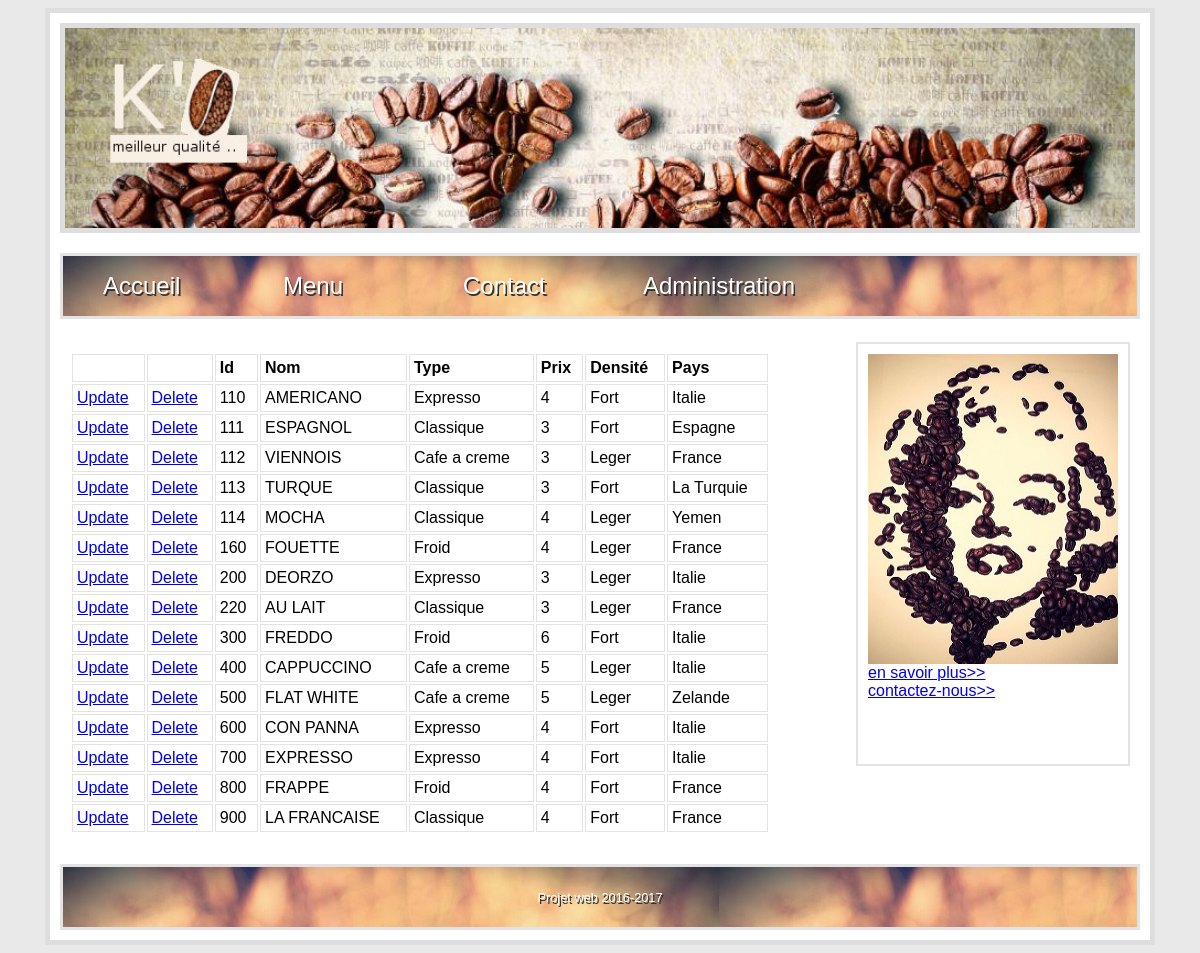
/CoffeeOverview.php, run on the app's committed database.
### tables this page shows
CREATE TABLE `coffee` (
  `id` int(11) NOT NULL,
  `name` varchar(30) NOT NULL,
  `type` varchar(15) NOT NULL,
  `price` int(10) NOT NULL,
  `roast` varchar(10) NOT NULL,
  `country` varchar(10) NOT NULL,
  `image` text NOT NULL,
  `review` text NOT NULL
);

### CoffeeOverview.php (called while the page is built, shortened)
<?php
include './Controller/CoffeeController.php';
$coffeeController = new CoffeeController();
$content = $coffeeController->CreateOverviewTable();
include './Template.php';
?>

### Model/CoffeeModel.php (called while the page is built, shortened)
<?php
require ("Entities/CoffeeEntity.php");
class CoffeeModel {
    function GetCoffeeByType($type) {
        require ('Credentials.php');
        $link=mysqli_connect($host, $user, $passwd) or die(mysql_error);
        mysqli_select_db($link,$database);
        $query = "SELECT * FROM coffee WHERE type LIKE '$type'";
        $result = mysqli_query($link,$query) or die(mysql_error());
        $coffeeArray = array();
        while ($row = mysqli_fetch_array($result)) {
            $id = $row[0];
            $name = $row[1];
            $type = $row[2];
            $price = $row[3];
            $roast = $row[4];
            $country = $row[5];
            $image = $row[6];
            $review = $row[7];
            $coffee = new CoffeeEntity($id, $name, $type, $price, $roast, $country, $image, $review);
            array_push($coffeeArray, $coffee);
        }
        return $coffeeArray;
    }
}
?>

### Model/Credentials.php (called while the page is built, shortened)
<?php
$database = "coffeedb";
?>

### Entities/CoffeeEntity.php (called while the page is built, shortened)
<?php
class CoffeeEntity
{
    function __construct($id, $name, $type, $price, $roast, $country, $image, $review) {
        $this->id = $id;
        $this->name = $name;
        $this->type = $type;
        $this->price = $price;
        $this->roast = $roast;
        $this->country = $country;
    }
}
?>

### Controller/CoffeeController.php (the view, shortened to what this page needs)
<?php
require ("Model/CoffeeModel.php");
class CoffeeController {
    function CreateOverviewTable() {
        $result = "
            <table class='overViewTable'>
                <tr>
                    <td></td>
                    <td></td>
                    <td><b>Id</b></td>
                    <td><b>Nom</b></td>
                    <td><b>Type</b></td>
                    <td><b>Prix</b></td>
                    <td><b>Densité</b></td>
                    <td><b>Pays</b></td>
                </tr>";
        $coffeeArray = $this->GetCoffeeByType('%');
        foreach ($coffeeArray as $key => $value) {
            $result = $result .
                    "<tr>
                        <td><a href='CoffeeAdd.php?update=$value->id'>Update</a></td>
                        <td><a href='#' onclick='showConfirm($value->id)'>Delete</a></td>
                        <td>$value->id</td>
                        <td>$value->name</td>
                        <td>$value->type</td>
                        <td>$value->price</td>
                        <td>$value->roast</td>
                        <td>$value->country</td>
                    </tr>";
        }
        $result = $result . "</table>";
        return $result;
    }
    function GetCoffeeByType($type) {
        $coffeeModel = new CoffeeModel();
        return $coffeeModel->GetCoffeeByType($type);
    }
}
?>

### Styles/Stylesheet.css (style rules this page uses)
body { font-family: lucida grande ,tahoma,verdana,arial,sans-serif; background-color: #e9e9e9; }
.overViewTable { width: 700px; }
.overViewTable tr { padding: 4px; }
.overViewTable td { padding: 4px; border: 1px solid #E3E3E3; }

### data on the page
coffee: id "110", name "AMERICANO", type "Expresso", price "4", roast "Fort", country "Italie"
coffee: id "111", name "ESPAGNOL", type "Classique", price "3", roast "Fort", country "Espagne"
coffee: id "112", name "VIENNOIS", type "Cafe a creme", price "3", roast "Leger", country "France"
coffee: id "113", name "TURQUE", type "Classique", price "3", roast "Fort", country "La Turquie"
coffee: id "114", name "MOCHA", type "Classique", price "4", roast "Leger", country "Yemen"
coffee: id "160", name "FOUETTE", type "Froid", price "4", roast "Leger", country "France"
coffee: id "200", name "DEORZO", type "Expresso", price "3", roast "Leger", country "Italie"
coffee: id "220", name "AU LAIT", type "Classique", price "3", roast "Leger", country "France"
coffee: id "300", name "FREDDO", type "Froid", price "6", roast "Fort", country "Italie"
coffee: id "400", name "CAPPUCCINO", type "Cafe a creme", price "5", roast "Leger", country "Italie"
coffee: id "500", name "FLAT WHITE", type "Cafe a creme", price "5", roast "Leger", country "Zelande"
coffee: id "600", name "CON PANNA", type "Expresso", price "4", roast "Fort", country "Italie"
coffee: id "700", name "EXPRESSO", type "Expresso", price "4", roast "Fort", country "Italie"
coffee: id "800", name "FRAPPE", type "Froid", price "4", roast "Fort", country "France"
coffee: id "900", name "LA FRANCAISE", type "Classique", price "4", roast "Fort", country "France"
